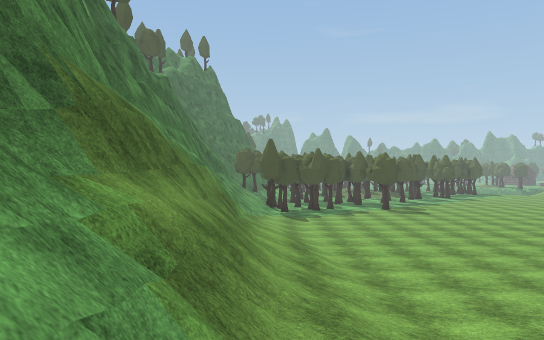
view 1 (above)

24 first-person views from a walk through a Unity game level. The camera is 1.4 m above the floor, looks level and sees 70° across. The floor is counted in squares, 2 m on a side. Each view is taken from the middle of a square. On the plan, view 1 faces up. The plan holds only what a view shows up to about 11 squares ahead; the rest is blank. The place goes on beyond the plan. Some animated figures are not drawn. Some surface patterns are stand-ins.

view 2
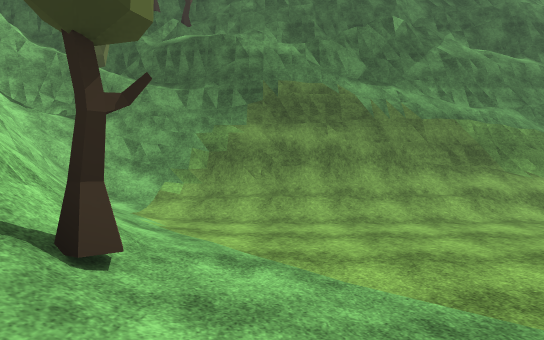

view 3
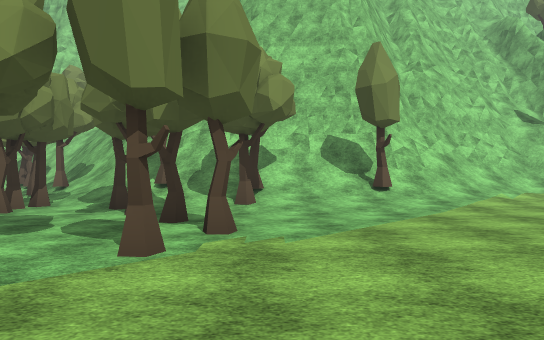

view 4
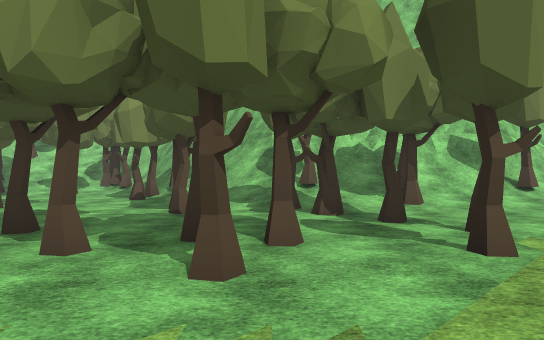

view 5
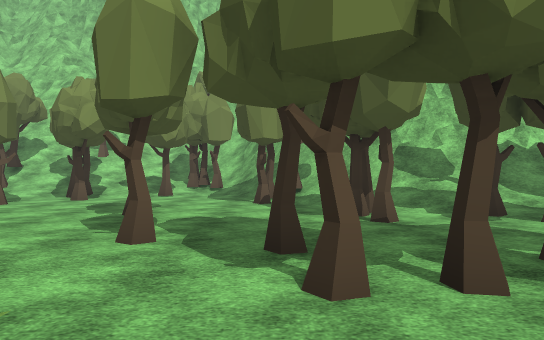

view 6
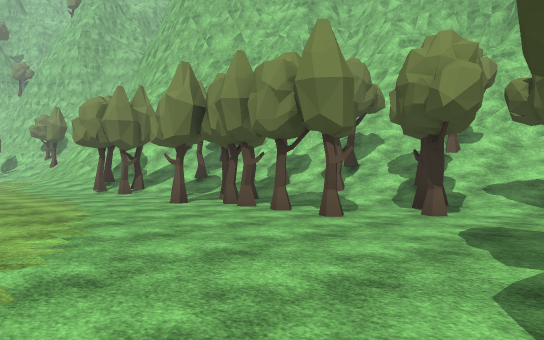

view 7
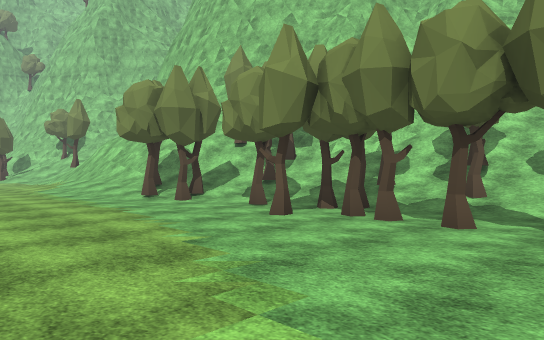

view 8
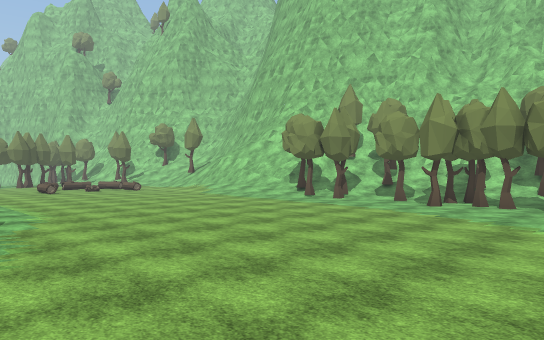

view 9
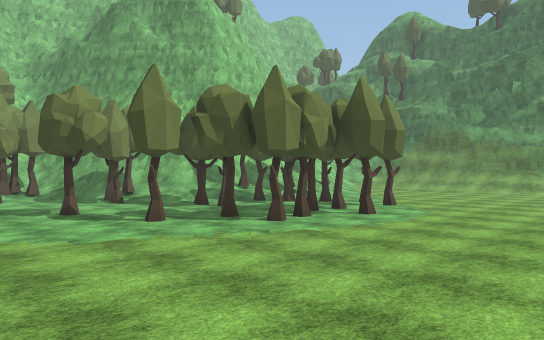

view 10
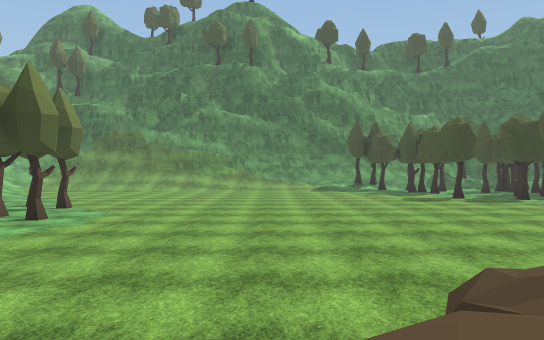

view 11
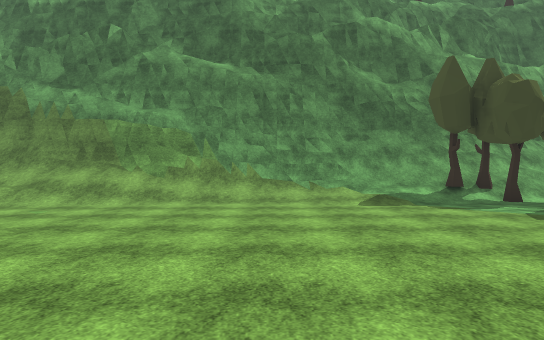

view 12
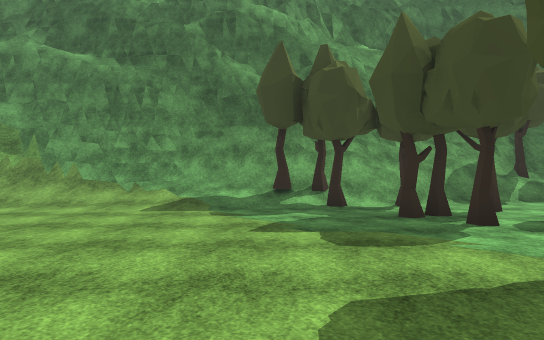

view 13
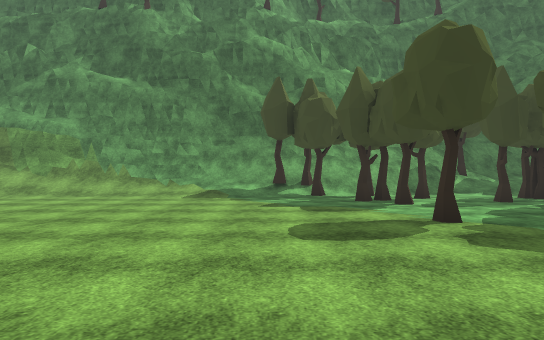

view 14
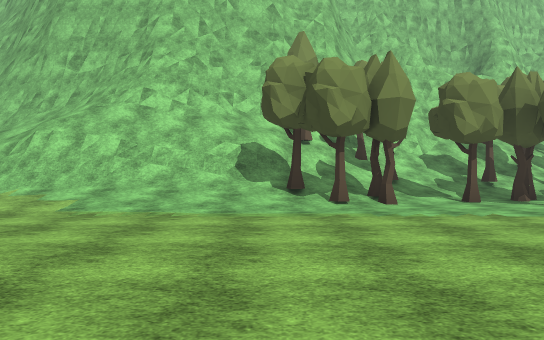

view 15
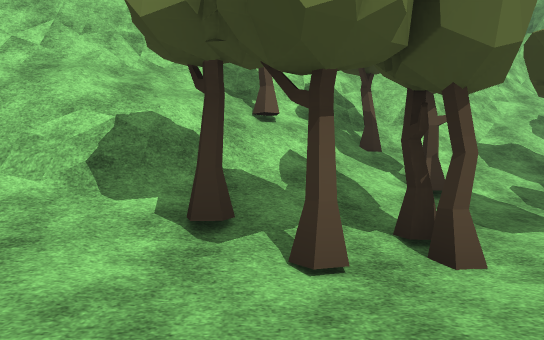

view 16
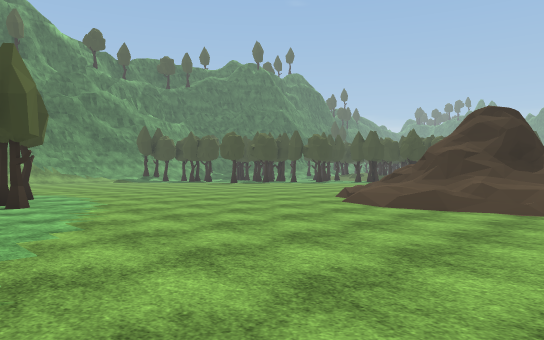

view 17
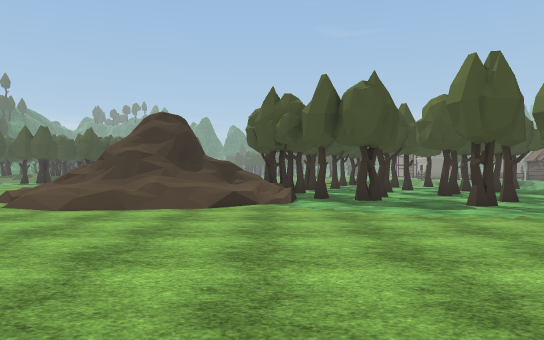

view 18
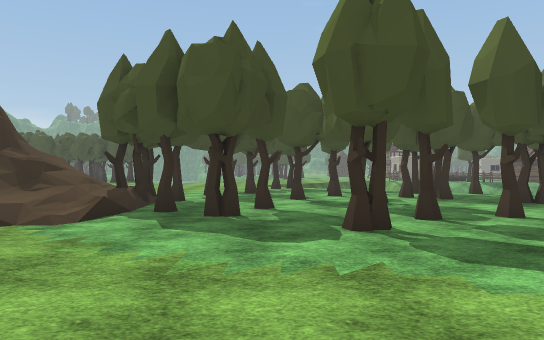

view 19
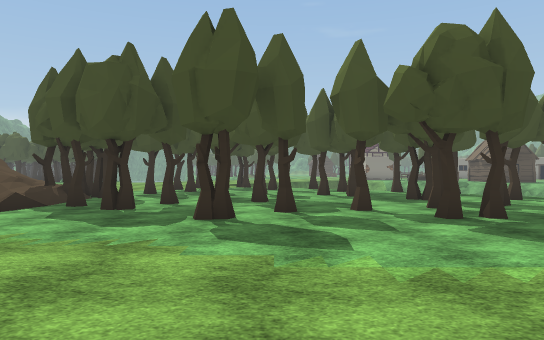

view 20
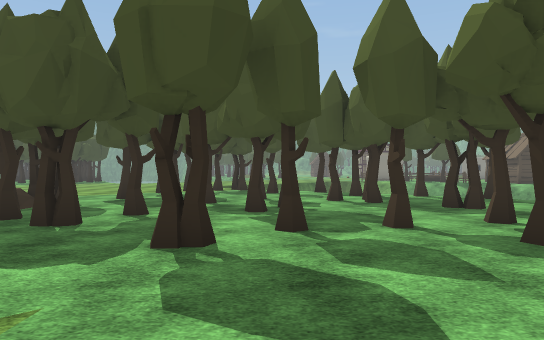

view 21
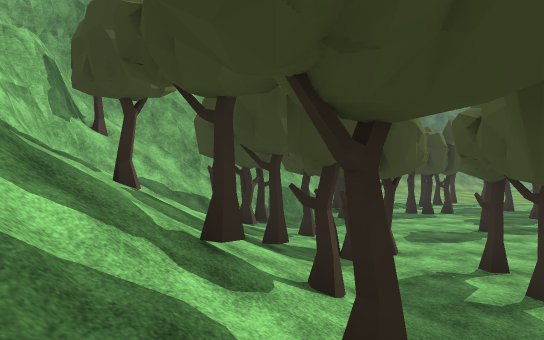

view 22
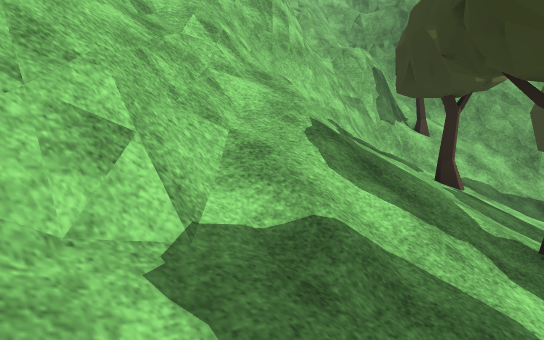

view 23
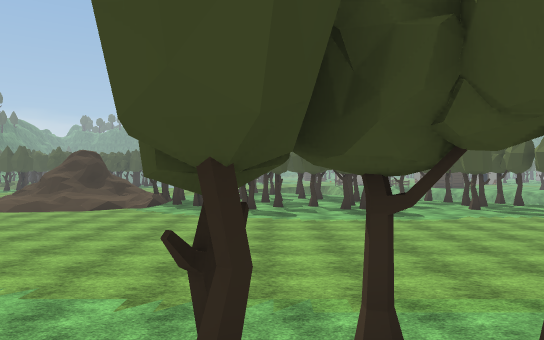

view 24
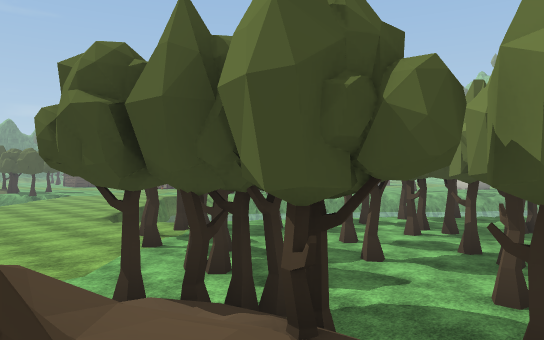

### Floor plan
Key: @ floor where view 1 was taken; # wall or solid block; . main floor; : floor 0.25 m higher than the main floor; + floor 1 m higher than the main floor; * floor 1.5 m higher than the main floor; / step, stairs or slope; = window, fence, low wall or low ledge; ^ raised ledge; T tree.
Columns run from 3 left of view 1 to 32 right of it. Each row starts with its distance up from view 1.
 20  #/T.TT......            .T.......T
 19  #//.T...T.....          T....TTT..T
 18  #/TT...........        /TT..T..T...
 17 ##/T..............   #=//T....T..TT.
 16 #////.............. *===//T.T......T
 15 ##///..............:/==///.T..T.TT..
 14 ##=/................/#=///...T...T.
 13  #=/................/////..........
 12  ##/..............................
 11  ##//...............................
 10   #//...............................
  9   #//...............................
  8   #//.......T.T.TT..................
  7  ##//.......T.TT.T..................
  6  ##//.......T.....T.................
  5  #=//........T.T....................
  4  #=//....///T.TTT..T................
  3  #=//.///T/T/T//.............../////
  2 ##=/////=////////T.....TTTT.T.TTT///
  1 #^=////######==//T...T....T//////=//
  0 ##T@=###    ####///.T/T///T//T//////
 -1  #//##           =/T///TT+///T/T//##
 -2  ##/             #=T////////#/=####
 -3  ##              #=////T///#####
 -4                  #=//////###
 -5                  #=T#######
 -6                  ####

Where each view was taken, in squares from view 1:
view 1: 0 up, 0 right, facing up
view 2: 4 up, 8 right, facing left
view 3: 11 up, 8 right, facing down
view 4: 11 up, 11 right, facing down
view 5: 10 up, 14 right, facing down
view 6: 7 up, 16 right, facing down-right
view 7: 7 up, 19 right, facing down-right
view 8: 13 up, 19 right, facing down-right
view 9: 13 up, 19 right, facing down-left
view 10: 13 up, 19 right, facing left
view 11: 13 up, 9 right, facing left
view 12: 17 up, 8 right, facing left
view 13: 17 up, 11 right, facing left
view 14: 10 up, 29 right, facing down
view 15: 5 up, 28 right, facing down
view 16: 6 up, 22 right, facing up-left
view 17: 6 up, 22 right, facing up
view 18: 9 up, 25 right, facing up
view 19: 8 up, 27 right, facing up
view 20: 10 up, 27 right, facing up
view 21: 1 down, 25 right, facing left
view 22: 1 down, 25 right, facing down-left
view 23: 0 up, 27 right, facing up
view 24: 15 up, 20 right, facing up-right
